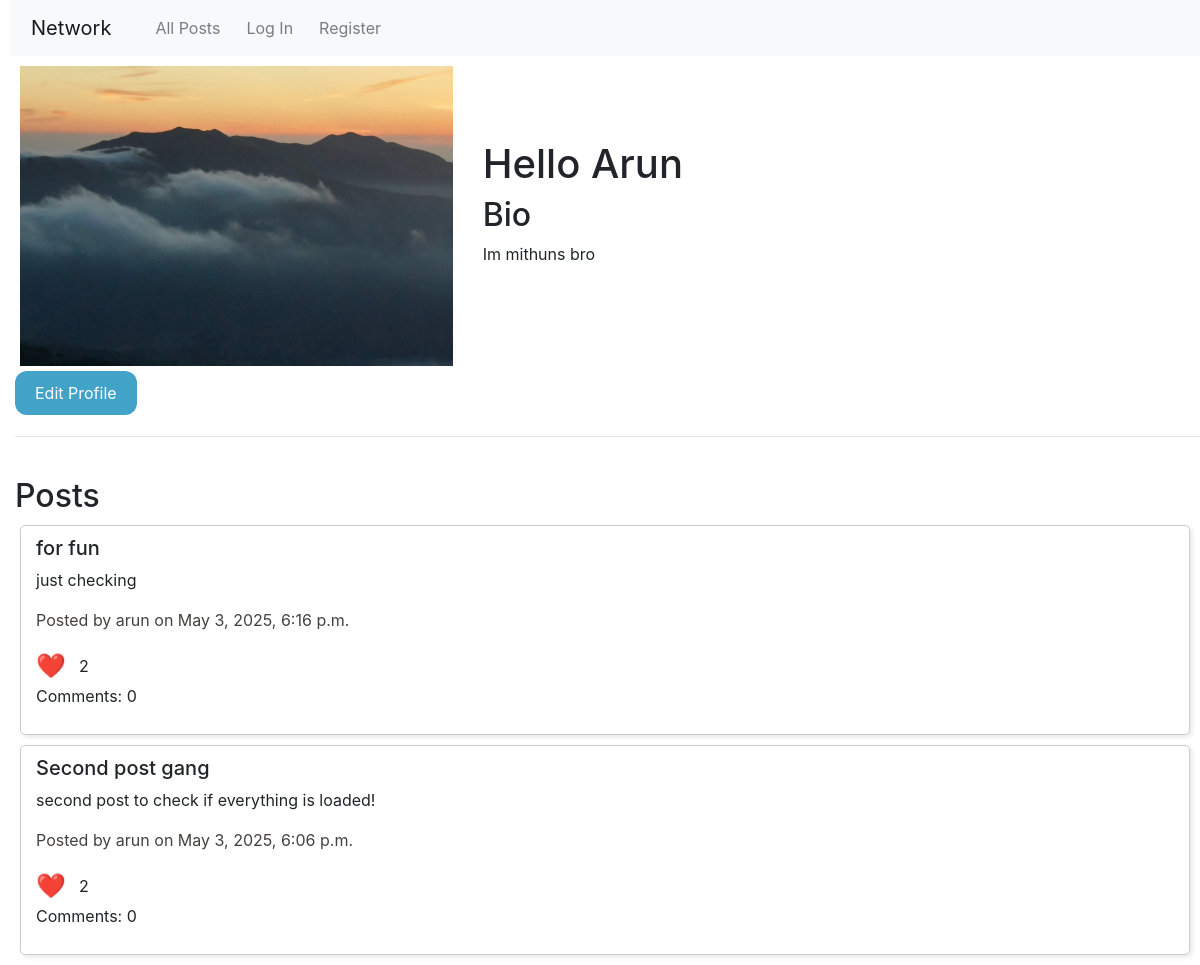
Page /profile/arun on the committed database.
### network/models.py (models this page shows, shortened)
class User(AbstractUser):
    bio = models.TextField(max_length=30, blank=True, null=True)
    profile_picture = models.ImageField(upload_to='profile_pictures/', default='profile_pictures/penguin.png', blank=True)

class Post(models.Model):
    user = models.ForeignKey(User, on_delete=models.CASCADE, related_name="posts")
    title = models.CharField(max_length=30, default="Untitled")
    content = models.TextField(max_length=280)
    timestamp = models.DateTimeField(auto_now_add=True)
    likes = models.ManyToManyField(User, related_name="liked_posts", blank=True)

### network/views.py (the view)
# urls.py: path("profile/<str:username>", views.profile, name="profile"),
def profile(request, username):
    profile_user = User.objects.get(username=username)
    return render(request, "network/profile.html", {
        "userName": profile_user.username,
        "bio": profile_user.bio,
        "posts": Post.objects.filter(user=profile_user).order_by("-timestamp"),
        "pfp": profile_user.profile_picture,
    })

### network/templates/network/profile.html
{% extends "network/layout.html" %}
{% load static %}
{% block body %}
    <div style="display: flex; align-items: center; gap: 20px;">
        <div>
            {% if pfp %}
                <img src="{{ pfp.url }}" alt="Profile Picture" style="width: 300; height: 300px;">
            {% else %}
                <p>No profile picture available.</p>
            {% endif %}
        </div>
        <div>
            <h1>Hello {{ userName|capfirst }}</h1>
            <h2>Bio</h2>
            <p>{{bio}}</p>
        </div>
    </div>
    <a href="{% url 'editProfile' userName %}">
        <button>Edit Profile</button>
    </a>
    <hr>
    <br>
    <h2>Posts</h2>
    {% for post in posts %}
        <div class="post">
            <h5>{{ post.title }}</h5>
            <p>{{ post.content }}</p>
            <p style="color: rgb(71, 64, 64);">Posted by {{ post.user.username }} on {{ post.timestamp }}</p>
            <p style="display: flex; align-items: center; margin: 0;">
                <span style="font-size: 24px; margin-right: 8px; vertical-align: middle;">❤️</span>
                <span style="line-height: 30px;">{{ post.likes.count }}</span>
            </p>
            <p>Comments: {{ post.comments.count }}</p>
        </div>
    {% endfor %}
{% endblock %}

### network/static/network/styles.css (style rules this page uses)
* { margin-left: 5px; }
button { margin: 5px 0; }
img { margin: 10px 0 0 0; }
.post { border: 1px solid #ccc; padding: 10px; margin: 10px; border-radius: 5px; box-shadow: 2px 2px 5px rgba(0, 0, 0, 0.1); }
button { background-color: #42a2c8; color: white; border: none; border-radius: 12px; padding: 10px 20px; font-size: 16px; cursor: pointer; transition: background-color 0.3s ease; }

### rows in the picture
User: username "Arun", bio "Im mithuns bro"
Post: title "for fun", content "just checking", user.username "arun", timestamp "May 3, 2025, 6:16 p.m.", likes.count "2", comments.count "0"
Post: title "Second post gang", content "second post to check if everything is loaded!", user.username "arun", timestamp "May 3, 2025, 6:06 p.m.", likes.count "2", comments.count "0"
